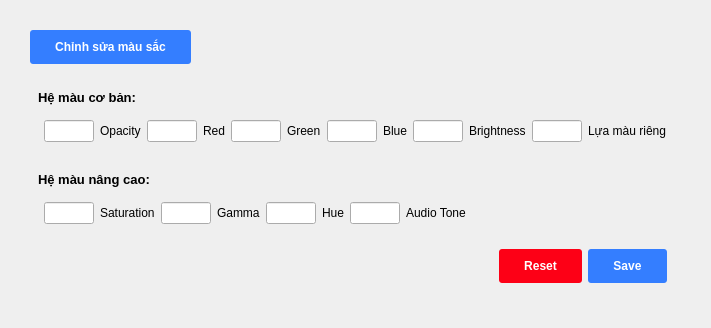
              <widget class="QFrame" name="layoutEditColor">
               <property name="styleSheet">
                <string notr="true">#layoutEditColor {
background-color: white;      /* Màu nền */
    border-radius: 10px;          /* Bo viền 10px */
    border: 2px solid #cccccc;    /* Viền màu xám nhạt */
margin: 15px;
}</string>
               </property>
               <layout class="QVBoxLayout" name="verticalLayout_49">
                <property name="leftMargin">
                 <number>30</number>
                </property>
                <property name="topMargin">
                 <number>30</number>
                </property>
                <property name="rightMargin">
                 <number>30</number>
                </property>
                <property name="bottomMargin">
                 <number>30</number>
                </property>
                <item>
                 <widget class="QPushButton" name="btnEditColor">
                  <property name="sizePolicy">
                   <sizepolicy hsizetype="Fixed" vsizetype="Fixed">
                    <horstretch>0</horstretch>
                    <verstretch>0</verstretch>
                   </sizepolicy>
                  </property>
                  <property name="styleSheet">
                   <string notr="true">QPushButton {
    background-color: #347EFF; /* Màu xanh */
    color: white;              /* Chữ màu trắng */      
    font-weight: bold;         /* In đậm */
    border-radius: 3px;        /* Bo góc */
    padding: 6px 12px;         /* Khoảng cách lề */
    border: none;              /* Không viền */
 padding: 10px 25px 10px 25px; 
}

/* Khi hover */
QPushButton:hover {
    background-color: #286BE6; /* Màu xanh đậm hơn */
}

/* Khi nhấn */
QPushButton:pressed {
    background-color: #1F58C2; /* Màu xanh tối hơn khi nhấn */
}</string>
                  </property>
                  <property name="text">
                   <string>Chỉnh sửa màu sắc</string>
                  </property>
                 </widget>
                </item>
                <item>
                 <widget class="QWidget" name="editColorMainLayout" native="true">
                  <layout class="QVBoxLayout" name="_5">
                   <property name="leftMargin">
                    <number>5</number>
                   </property>
                   <property name="topMargin">
                    <number>5</number>
                   </property>
                   <property name="rightMargin">
                    <number>5</number>
                   </property>
                   <property name="bottomMargin">
                    <number>5</number>
                   </property>
                   <item>
                    <widget class="QLabel" name="label_81">
                     <property name="sizePolicy">
                      <sizepolicy hsizetype="Preferred" vsizetype="Fixed">
                       <horstretch>0</horstretch>
                       <verstretch>0</verstretch>
                      </sizepolicy>
                     </property>
                     <property name="font">
                      <font>
                       <pointsize>10</pointsize>
                       <weight>75</weight>
                       <bold>true</bold>
                      </font>
                     </property>
                     <property name="styleSheet">
                      <string notr="true">margin: 15px 0px 0px 0px</string>
                     </property>
                     <property name="text">
                      <string>Hệ màu cơ bản:</string>
                     </property>
                     <property name="scaledContents">
                      <bool>true</bool>
                     </property>
                    </widget>
                   </item>
                   <item alignment="Qt::AlignLeft">
                    <widget class="QWidget" name="widget" native="true">
                     <layout class="QHBoxLayout" name="editColorBasicLayout">
                      <item>
                       <widget class="QLineEdit" name="txtOpacity">
                        <property name="sizePolicy">
                         <sizepolicy hsizetype="Fixed" vsizetype="Fixed">
                          <horstretch>0</horstretch>
                          <verstretch>0</verstretch>
                         </sizepolicy>
                        </property>
                        <property name="maximumSize">
                         <size>
                          <width>50</width>
                          <height>16777215</height>
                         </size>
                        </property>
                       </widget>
                      </item>
                      <item>
                       <widget class="QLabel" name="label_82">
                        <property name="sizePolicy">
                         <sizepolicy hsizetype="Fixed" vsizetype="Fixed">
                          <horstretch>0</horstretch>
                          <verstretch>0</verstretch>
                         </sizepolicy>
                        </property>
                        <property name="text">
                         <string>Opacity</string>
                        </property>
                       </widget>
                      </item>
                      <item>
                       <widget class="QLineEdit" name="txtRed">
                        <property name="sizePolicy">
                         <sizepolicy hsizetype="Fixed" vsizetype="Fixed">
                          <horstretch>0</horstretch>
                          <verstretch>0</verstretch>
                         </sizepolicy>
                        </property>
                        <property name="maximumSize">
                         <size>
                          <width>50</width>
                          <height>16777215</height>
                         </size>
                        </property>
                        <property name="styleSheet">
                         <string notr="true"/>
                        </property>
                       </widget>
                      </item>
                      <item>
                       <widget class="QLabel" name="label_83">
                        <property name="sizePolicy">
                         <sizepolicy hsizetype="Fixed" vsizetype="Fixed">
                          <horstretch>0</horstretch>
                          <verstretch>0</verstretch>
                         </sizepolicy>
                        </property>
                        <property name="text">
                         <string>Red</string>
                        </property>
                       </widget>
                      </item>
                      <item>
                       <widget class="QLineEdit" name="txtGreen">
                        <property name="sizePolicy">
                         <sizepolicy hsizetype="Fixed" vsizetype="Fixed">
                          <horstretch>0</horstretch>
                          <verstretch>0</verstretch>
                         </sizepolicy>
                        </property>
                        <property name="maximumSize">
                         <size>
                          <width>50</width>
                          <height>16777215</height>
                         </size>
                        </property>
                       </widget>
                      </item>
                      <item>
                       <widget class="QLabel" name="label_84">
                        <property name="sizePolicy">
                         <sizepolicy hsizetype="Fixed" vsizetype="Fixed">
                          <horstretch>0</horstretch>
                          <verstretch>0</verstretch>
                         </sizepolicy>
                        </property>
                        <property name="text">
                         <string>Green</string>
                        </property>
                       </widget>
                      </item>
                      <item>
                       <widget class="QLineEdit" name="txtBlue">
                        <property name="sizePolicy">
                         <sizepolicy hsizetype="Fixed" vsizetype="Fixed">
                          <horstretch>0</horstretch>
                          <verstretch>0</verstretch>
                         </sizepolicy>
                        </property>
                        <property name="maximumSize">
                         <size>
                          <width>50</width>
                          <height>16777215</height>
                         </size>
                        </property>
                       </widget>
                      </item>
                      <item>
                       <widget class="QLabel" name="label_85">
                        <property name="sizePolicy">
                         <sizepolicy hsizetype="Fixed" vsizetype="Fixed">
                          <horstretch>0</horstretch>
                          <verstretch>0</verstretch>
                         </sizepolicy>
                        </property>
                        <property name="text">
                         <string>Blue</string>
                        </property>
                       </widget>
                      </item>
                      <item>
                       <widget class="QLineEdit" name="txtBrightness">
                        <property name="sizePolicy">
                         <sizepolicy hsizetype="Fixed" vsizetype="Fixed">
                          <horstretch>0</horstretch>
                          <verstretch>0</verstretch>
                         </sizepolicy>
                        </property>
                        <property name="maximumSize">
                         <size>
                          <width>50</width>
                          <height>16777215</height>
                         </size>
                        </property>
                       </widget>
                      </item>
                      <item>
                       <widget class="QLabel" name="label_86">
                        <property name="sizePolicy">
                         <sizepolicy hsizetype="Fixed" vsizetype="Fixed">
                          <horstretch>0</horstretch>
                          <verstretch>0</verstretch>
                         </sizepolicy>
                        </property>
                        <property name="text">
                         <string>Brightness</string>
                        </property>
                       </widget>
                      </item>
                      <item>
                       <widget class="QLineEdit" name="txtColorCustom">
                        <property name="sizePolicy">
                         <sizepolicy hsizetype="Fixed" vsizetype="Fixed">
                          <horstretch>0</horstretch>
                          <verstretch>0</verstretch>
                         </sizepolicy>
                        </property>
                        <property name="maximumSize">
                         <size>
                          <width>50</width>
                          <height>16777215</height>
                         </size>
                        </property>
                       </widget>
                      </item>
                      <item>
                       <widget class="QLabel" name="label_87">
                        <property name="sizePolicy">
                         <sizepolicy hsizetype="Fixed" vsizetype="Fixed">
                          <horstretch>0</horstretch>
                          <verstretch>0</verstretch>
                         </sizepolicy>
                        </property>
                        <property name="text">
                         <string>Lựa màu riêng</string>
                        </property>
                       </widget>
                      </item>
                     </layout>
                    </widget>
                   </item>
                   <item>
                    <widget class="QLabel" name="label_88">
                     <property name="sizePolicy">
                      <sizepolicy hsizetype="Preferred" vsizetype="Fixed">
                       <horstretch>0</horstretch>
                       <verstretch>0</verstretch>
                      </sizepolicy>
                     </property>
                     <property name="font">
                      <font>
                       <pointsize>10</pointsize>
                       <weight>75</weight>
                       <bold>true</bold>
                      </font>
                     </property>
                     <property name="styleSheet">
                      <string notr="true">margin: 15px 0px 0px 0px</string>
                     </property>
                     <property name="text">
                      <string>Hệ màu nâng cao:</string>
                     </property>
                     <property name="scaledContents">
                      <bool>true</bool>
                     </property>
                    </widget>
                   </item>
                   <item alignment="Qt::AlignLeft">
                    <widget class="QWidget" name="widget" native="true">
                     <layout class="QHBoxLayout" name="editColorAdvancedLayout">
                      <item>
                       <widget class="QLineEdit" name="txtSatuation">
                        <property name="sizePolicy">
                         <sizepolicy hsizetype="Fixed" vsizetype="Fixed">
                          <horstretch>0</horstretch>
                          <verstretch>0</verstretch>
                         </sizepolicy>
                        </property>
                        <property name="maximumSize">
                         <size>
                          <width>50</width>
                          <height>16777215</height>
                         </size>
                        </property>
                       </widget>
                      </item>
                      <item>
                       <widget class="QLabel" name="label_89">
                        <property name="sizePolicy">
                         <sizepolicy hsizetype="Fixed" vsizetype="Fixed">
                          <horstretch>0</horstretch>
                          <verstretch>0</verstretch>
                         </sizepolicy>
                        </property>
                        <property name="text">
                         <string>Saturation</string>
                        </property>
                       </widget>
                      </item>
                      <item>
                       <widget class="QLineEdit" name="txtGamma">
                        <property name="sizePolicy">
                         <sizepolicy hsizetype="Fixed" vsizetype="Fixed">
                          <horstretch>0</horstretch>
                          <verstretch>0</verstretch>
                         </sizepolicy>
                        </property>
                        <property name="maximumSize">
                         <size>
                          <width>50</width>
                          <height>16777215</height>
                         </size>
                        </property>
                       </widget>
                      </item>
                      <item>
                       <widget class="QLabel" name="label_90">
                        <property name="sizePolicy">
                         <sizepolicy hsizetype="Fixed" vsizetype="Fixed">
                          <horstretch>0</horstretch>
                          <verstretch>0</verstretch>
                         </sizepolicy>
                        </property>
                        <property name="text">
                         <string>Gamma</string>
                        </property>
                       </widget>
                      </item>
                      <item>
                       <widget class="QLineEdit" name="txtHue">
                        <property name="sizePolicy">
                         <sizepolicy hsizetype="Fixed" vsizetype="Fixed">
                          <horstretch>0</horstretch>
                          <verstretch>0</verstretch>
                         </sizepolicy>
                        </property>
                        <property name="maximumSize">
                         <size>
                          <width>50</width>
                          <height>16777215</height>
                         </size>
                        </property>
                       </widget>
                      </item>
                      <item>
                       <widget class="QLabel" name="label_91">
                        <property name="sizePolicy">
                         <sizepolicy hsizetype="Fixed" vsizetype="Fixed">
                          <horstretch>0</horstretch>
                          <verstretch>0</verstretch>
                         </sizepolicy>
                        </property>
                        <property name="text">
                         <string>Hue</string>
                        </property>
                       </widget>
                      </item>
                      <item>
                       <widget class="QLineEdit" name="txtAudioTone_2">
                        <property name="sizePolicy">
                         <sizepolicy hsizetype="Fixed" vsizetype="Fixed">
                          <horstretch>0</horstretch>
                          <verstretch>0</verstretch>
                         </sizepolicy>
                        </property>
                        <property name="maximumSize">
                         <size>
                          <width>50</width>
                          <height>16777215</height>
                         </size>
                        </property>
                       </widget>
                      </item>
                      <item>
                       <widget class="QLabel" name="label_92">
                        <property name="sizePolicy">
                         <sizepolicy hsizetype="Fixed" vsizetype="Fixed">
                          <horstretch>0</horstretch>
                          <verstretch>0</verstretch>
                         </sizepolicy>
                        </property>
                        <property name="text">
                         <string>Audio Tone</string>
                        </property>
                       </widget>
                      </item>
                     </layout>
                    </widget>
                   </item>
                   <item alignment="Qt::AlignRight">
                    <widget class="QWidget" name="widget" native="true">
                     <layout class="QHBoxLayout" name="editColorSaveResetLayout">
                      <property name="topMargin">
                       <number>10</number>
                      </property>
                      <property name="bottomMargin">
                       <number>10</number>
                      </property>
                      <item>
                       <widget class="QPushButton" name="btnEditColorReset">
                        <property name="sizePolicy">
                         <sizepolicy hsizetype="Fixed" vsizetype="Fixed">
                          <horstretch>0</horstretch>
                          <verstretch>0</verstretch>
                         </sizepolicy>
                        </property>
                        <property name="styleSheet">
                         <string notr="true">QPushButton {
    background-color: rgb(253, 0, 22); /* Màu xanh */
    color: white;              /* Chữ màu trắng */      
    font-weight: bold;         /* In đậm */
    border-radius: 3px;        /* Bo góc */
    padding: 6px 12px;         /* Khoảng cách lề */
    border: none;              /* Không viền */
 padding: 10px 25px 10px 25px; 
}

/* Khi hover */
QPushButton:hover {
    background-color: rgb(217, 0, 21); /* Màu xanh đậm hơn */
}

/* Khi nhấn */
QPushButton:pressed {
    background-color: rgb(124, 0, 12); /* Màu xanh tối hơn khi nhấn */
}</string>
                        </property>
                        <property name="text">
                         <string>Reset</string>
                        </property>
                       </widget>
                      </item>
                      <item>
                       <widget class="QPushButton" name="btnEditColorVideo">
                        <property name="sizePolicy">
                         <sizepolicy hsizetype="Fixed" vsizetype="Fixed">
                          <horstretch>0</horstretch>
                          <verstretch>0</verstretch>
                         </sizepolicy>
                        </property>
                        <property name="styleSheet">
                         <string notr="true">QPushButton {
    background-color: #347EFF; /* Màu xanh */
    color: white;              /* Chữ màu trắng */      
    font-weight: bold;         /* In đậm */
    border-radius: 3px;        /* Bo góc */
    padding: 6px 12px;         /* Khoảng cách lề */
    border: none;              /* Không viền */
 padding: 10px 25px 10px 25px; 
}

/* Khi hover */
QPushButton:hover {
    background-color: #286BE6; /* Màu xanh đậm hơn */
}

/* Khi nhấn */
QPushButton:pressed {
    background-color: #1F58C2; /* Màu xanh tối hơn khi nhấn */
}</string>
                        </property>
                        <property name="text">
                         <string>Save</string>
                        </property>
                       </widget>
                      </item>
                     </layout>
                    </widget>
                   </item>
                  </layout>
                 </widget>
                </item>
               </layout>
              </widget>
